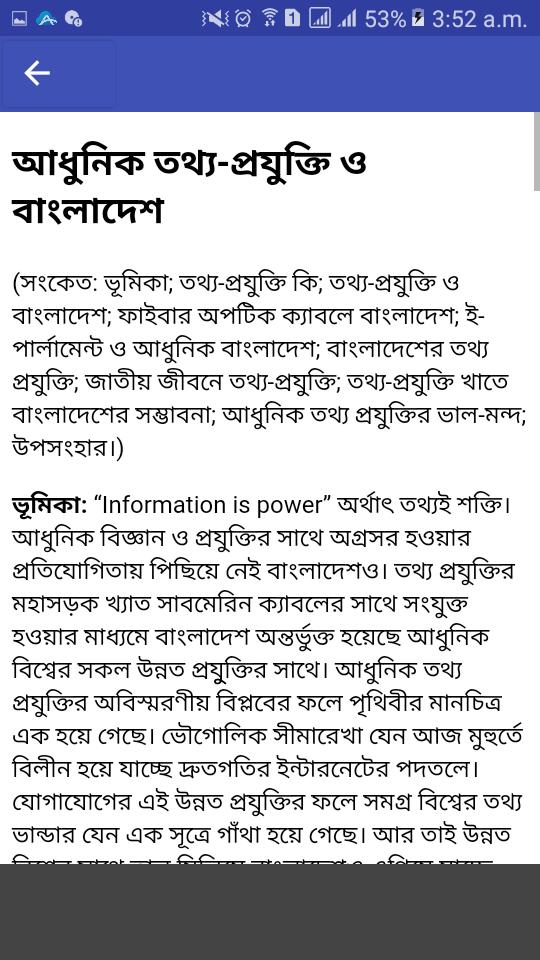
#> input picture essay.jpg, 540 x 960 px; its folder holds 2 pictures in this run
$ python main.py
#> lines starting #> are read from the running program, lines starting #| are printed output that depends on the picture; after the words box and inside, x2 and y2 are one past the last pixel; in counts of white or black regions, pixels touching at a corner belong together; long printed decimals are rounded
'''
Author: Monirul Hasan
Date: November 8, 2016

Dependencies
Install miniconda with Python 3+
To install OpenCV3 run:
$conda install -c menpo opencv3=3.1.0
'''
import pytesseract
from tkinter import *
from tkinter.filedialog import askopenfilename
from PIL import Image
import cv2
import numpy as np


def open_file():
    # change the initial directory to whatever is needed
    name = askopenfilename(initialdir="~/PyCharmProjects/bangla-ocr",
                           filetypes=(("Image files", "*.jpg"), ("All Files", "*.*")),
                           title="Choose a file."
                           )
    return name


def scan_line(image, image_to_change):
    rows = []
    height, width = image.shape
    for row in range(1, height):
        sum_pixels = 0
        for col in range(1, width):
            if image.item(row, col) > 0:
                sum_pixels += 1
        if sum_pixels < width * .05:
            rows.append(row)

    for row in rows:
        cv2.line(image_to_change, (0, row), (width, row), (0, 0, 0), 1)


# file_name = open_file()
# print(file_name)

file_name = 'essay'
file_name_image=file_name+".jpg"

original_image = cv2.imread(file_name_image)
#> original_image is the input picture: shape (960, 540, 3); mean B, G, R 203.1, 191.9, 190
height, width, channel = original_image.shape
#> height = 960; width = 540; channel = 3
gray_image = cv2.cvtColor(original_image, cv2.COLOR_BGR2GRAY)
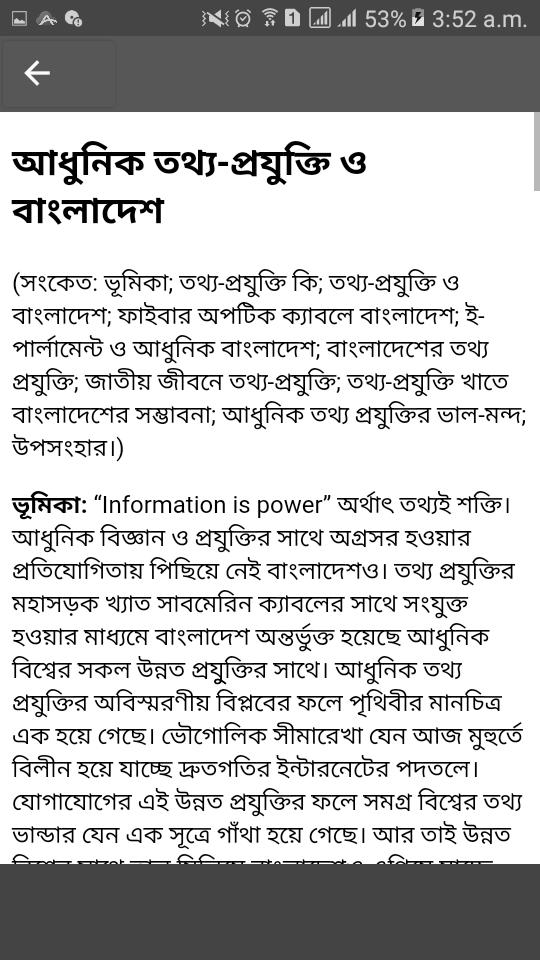
#> gray_image: shape (960, 540); min 0, max 255, mean 192.6
blur_image = cv2.blur(gray_image, (3, 3))
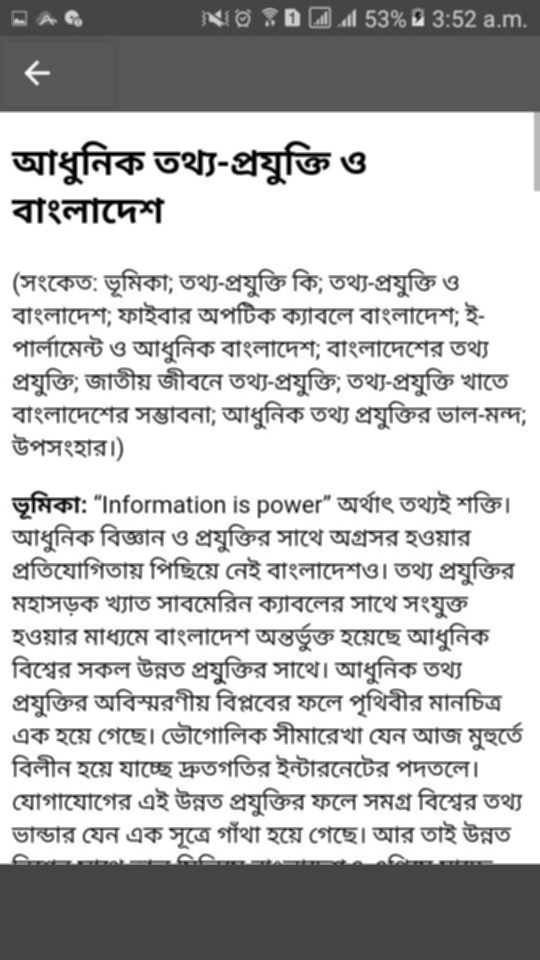
#> blur_image: shape (960, 540); min 0, max 255, mean 192.6
#edges = cv2.Canny(blur_image, 50, 150, apertureSize=3)

th1 = cv2.adaptiveThreshold(blur_image, 255, cv2.ADAPTIVE_THRESH_GAUSSIAN_C, cv2.THRESH_BINARY_INV, 11, 2)
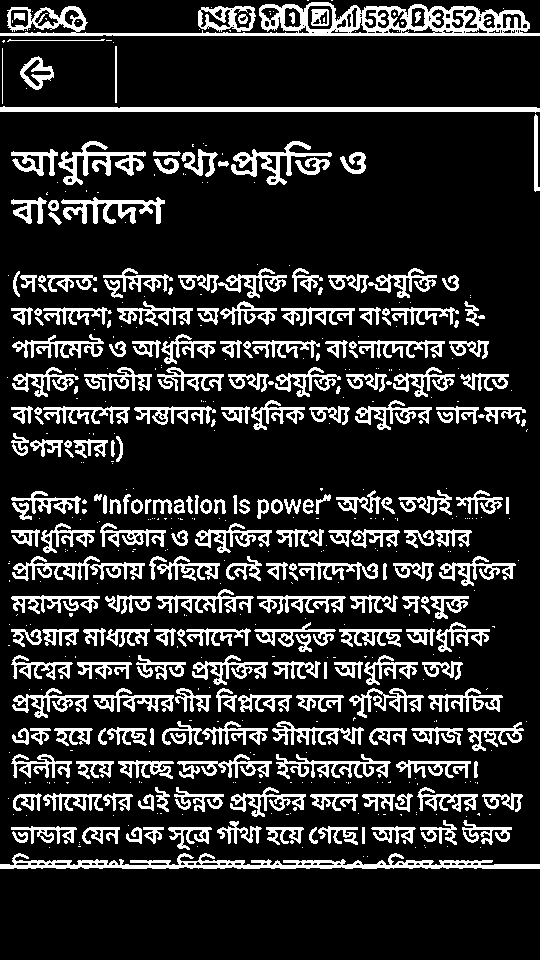
#> th1: shape (960, 540); 17.2% white; 564 white regions (325 under 20 px), largest, box (x1, y1, x2, y2) and area: (0, 2, 540, 36) 6388, (0, 853, 540, 869) 3575, (0, 106, 540, 113) 2698

# return value: a set of rho, theta values
# parameter 1: input image -- the thresholded one
# parameter 2: value for rho in pixels
# parameter 3: value for theta
# parameters 2 and 3 are used to get the votes in discrete intervals
# parameter 4: the minimum number of pixels you need on a line to consider it a line
# -- here I'm saying we need at least 0.5 (or 50%) pixels to be on the line
hough_lines = cv2.HoughLines(th1, 1, np.pi / 180.0, int(width * 0.5))
#> hough_lines = 60 rows, first 8: [33, 1.57], [108, 1.57], [865, 1.57], [409, 1.57], [796, 1.57], [697, 1.57], [730, 1.57], [565, 1.57]

cv2.imshow('Original Image', original_image)
cv2.imshow('Thresholded Image', th1)

# we run through each lines and plot them on the original image
for i in range(len(hough_lines)):
    for rho, theta in hough_lines[i]:
        a = np.cos(theta)
        b = np.sin(theta)
        x0 = a * rho
        y0 = b * rho
        x1 = int(x0 + 1000 * (-b))
        y1 = int(y0 + 1000 * (a))
        x2 = int(x0 - 1000 * (-b))
        y2 = int(y0 - 1000 * (a))
        print(rho, theta, x1, y1, x2, y2)
        cv2.line(original_image, (x1, y1), (x2, y2), (0, 0, 255), 1)
#> this loop made 60 passes
#| 33.0 1.571 -1000 32 999 33
#| 108.0 1.571 -1000 107 999 108
#| 865.0 1.571 -1000 864 999 865
#| 409.0 1.571 -1000 408 999 409
#| 796.0 1.571 -1000 795 999 796
#| 697.0 1.571 -1000 696 999 697
#| 730.0 1.571 -1000 729 999 730
#| 565.0 1.571 -1000 564 999 565
#> (further printed lines are left out)
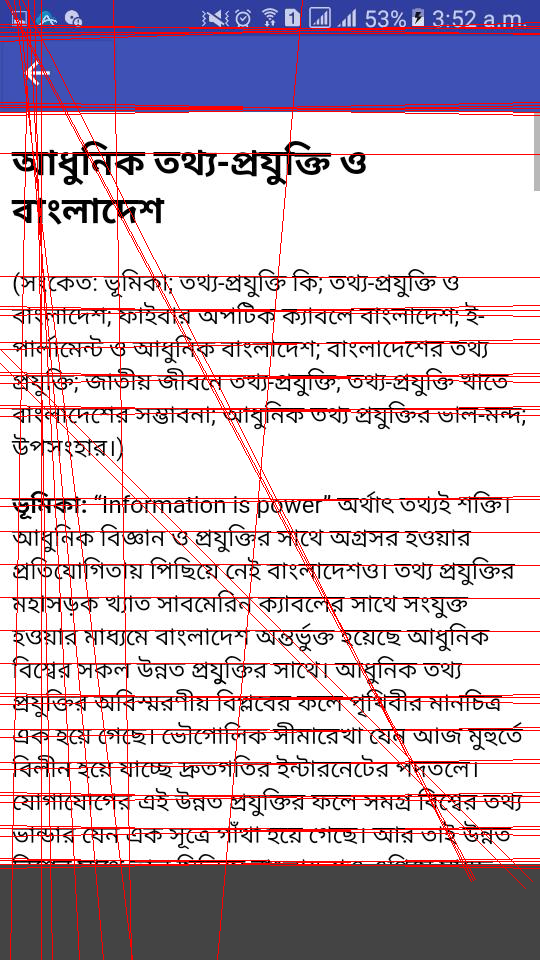
#> original_image: shape (960, 540, 3); 6.56% of pixels changed, all inside (x1, y1, x2, y2) = (0, 0, 540, 960)
#filename = ".png".format(os.getpid())
cv2.imshow('Hough Transform Lines', original_image)
#> (the run stopped early here; a loop or call above may not have finished)
